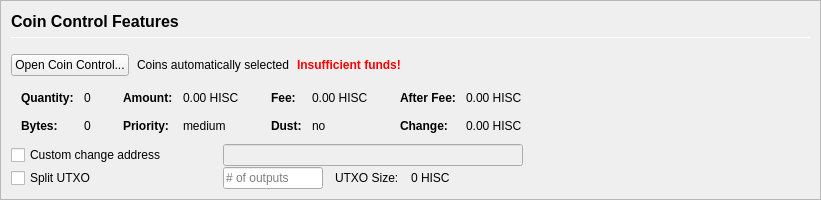
         <widget class="QFrame" name="frameCoinControl">
          <property name="sizePolicy">
           <sizepolicy hsizetype="Expanding" vsizetype="Expanding">
            <horstretch>0</horstretch>
            <verstretch>0</verstretch>
           </sizepolicy>
          </property>
          <property name="maximumSize">
           <size>
            <width>16777215</width>
            <height>16777215</height>
           </size>
          </property>
          <property name="frameShape">
           <enum>QFrame::StyledPanel</enum>
          </property>
          <property name="frameShadow">
           <enum>QFrame::Sunken</enum>
          </property>
          <layout class="QVBoxLayout" name="verticalLayoutCoinControl2">
           <property name="spacing">
            <number>0</number>
           </property>
           <property name="leftMargin">
            <number>0</number>
           </property>
           <property name="topMargin">
            <number>0</number>
           </property>
           <property name="rightMargin">
            <number>0</number>
           </property>
           <property name="bottomMargin">
            <number>0</number>
           </property>
           <item>
            <widget class="QFrame" name="frameCoinControl_BG">
             <layout class="QVBoxLayout" name="verticalLayoutCoinControl" stretch="0,0,0,0,0,0">
              <property name="spacing">
               <number>1</number>
              </property>
              <property name="leftMargin">
               <number>10</number>
              </property>
              <property name="topMargin">
               <number>10</number>
              </property>
              <item>
               <layout class="QHBoxLayout" name="horizontalLayoutCoinControl1">
                <property name="bottomMargin">
                 <number>15</number>
                </property>
                <item>
                 <layout class="QVBoxLayout" name="verticalLayout_3">
                  <property name="spacing">
                   <number>6</number>
                  </property>
                  <item>
                   <widget class="QLabel" name="labelCoinControlFeatures">
                    <property name="sizePolicy">
                     <sizepolicy hsizetype="Preferred" vsizetype="Maximum">
                      <horstretch>0</horstretch>
                      <verstretch>0</verstretch>
                     </sizepolicy>
                    </property>
                    <property name="minimumSize">
                     <size>
                      <width>0</width>
                      <height>20</height>
                     </size>
                    </property>
                    <property name="font">
                     <font>
                      <pointsize>12</pointsize>
                      <weight>75</weight>
                      <bold>true</bold>
                     </font>
                    </property>
                    <property name="styleSheet">
                     <string notr="true">font-weight:bold;</string>
                    </property>
                    <property name="text">
                     <string>Coin Control Features</string>
                    </property>
                   </widget>
                  </item>
                  <item>
                   <widget class="Line" name="line">
                    <property name="minimumSize">
                     <size>
                      <width>0</width>
                      <height>1</height>
                     </size>
                    </property>
                    <property name="maximumSize">
                     <size>
                      <width>16777215</width>
                      <height>1</height>
                     </size>
                    </property>
                    <property name="orientation">
                     <enum>Qt::Horizontal</enum>
                    </property>
                   </widget>
                  </item>
                 </layout>
                </item>
               </layout>
              </item>
              <item>
               <layout class="QHBoxLayout" name="horizontalLayoutCoinControl2" stretch="0,0,0,0">
                <property name="spacing">
                 <number>8</number>
                </property>
                <property name="bottomMargin">
                 <number>10</number>
                </property>
                <item>
                 <widget class="QPushButton" name="pushButtonCoinControl">
                  <property name="styleSheet">
                   <string notr="true"/>
                  </property>
                  <property name="text">
                   <string>Open Coin Control...</string>
                  </property>
                  <property name="autoDefault">
                   <bool>false</bool>
                  </property>
                 </widget>
                </item>
                <item>
                 <widget class="QLabel" name="labelCoinControlAutomaticallySelected">
                  <property name="text">
                   <string>Coins automatically selected</string>
                  </property>
                  <property name="margin">
                   <number>5</number>
                  </property>
                 </widget>
                </item>
                <item>
                 <widget class="QLabel" name="labelCoinControlInsuffFunds">
                  <property name="font">
                   <font>
                    <weight>75</weight>
                    <bold>true</bold>
                   </font>
                  </property>
                  <property name="styleSheet">
                   <string notr="true">color:red;font-weight:bold;</string>
                  </property>
                  <property name="text">
                   <string>Insufficient funds!</string>
                  </property>
                  <property name="margin">
                   <number>5</number>
                  </property>
                 </widget>
                </item>
                <item>
                 <spacer name="horizontalSpacerCoinControl">
                  <property name="orientation">
                   <enum>Qt::Horizontal</enum>
                  </property>
                  <property name="sizeHint" stdset="0">
                   <size>
                    <width>40</width>
                    <height>1</height>
                   </size>
                  </property>
                 </spacer>
                </item>
               </layout>
              </item>
              <item>
               <widget class="QWidget" name="widgetCoinControl" native="true">
                <property name="sizePolicy">
                 <sizepolicy hsizetype="Preferred" vsizetype="Preferred">
                  <horstretch>0</horstretch>
                  <verstretch>0</verstretch>
                 </sizepolicy>
                </property>
                <property name="minimumSize">
                 <size>
                  <width>0</width>
                  <height>0</height>
                 </size>
                </property>
                <property name="styleSheet">
                 <string notr="true"/>
                </property>
                <layout class="QHBoxLayout" name="horizontalLayoutCoinControl5">
                 <property name="leftMargin">
                  <number>0</number>
                 </property>
                 <property name="topMargin">
                  <number>0</number>
                 </property>
                 <property name="rightMargin">
                  <number>0</number>
                 </property>
                 <property name="bottomMargin">
                  <number>0</number>
                 </property>
                 <item>
                  <layout class="QHBoxLayout" name="horizontalLayoutCoinControl3" stretch="0,0,0,1">
                   <property name="spacing">
                    <number>20</number>
                   </property>
                   <property name="topMargin">
                    <number>0</number>
                   </property>
                   <property name="bottomMargin">
                    <number>10</number>
                   </property>
                   <item>
                    <layout class="QFormLayout" name="formLayoutCoinControl1">
                     <property name="horizontalSpacing">
                      <number>10</number>
                     </property>
                     <property name="verticalSpacing">
                      <number>14</number>
                     </property>
                     <property name="leftMargin">
                      <number>10</number>
                     </property>
                     <property name="topMargin">
                      <number>4</number>
                     </property>
                     <property name="rightMargin">
                      <number>6</number>
                     </property>
                     <item row="0" column="0">
                      <widget class="QLabel" name="labelCoinControlQuantityText">
                       <property name="font">
                        <font>
                         <weight>75</weight>
                         <bold>true</bold>
                        </font>
                       </property>
                       <property name="text">
                        <string>Quantity:</string>
                       </property>
                       <property name="margin">
                        <number>0</number>
                       </property>
                      </widget>
                     </item>
                     <item row="0" column="1">
                      <widget class="QLabel" name="labelCoinControlQuantity">
                       <property name="cursor">
                        <cursorShape>IBeamCursor</cursorShape>
                       </property>
                       <property name="contextMenuPolicy">
                        <enum>Qt::ActionsContextMenu</enum>
                       </property>
                       <property name="text">
                        <string notr="true">0</string>
                       </property>
                       <property name="margin">
                        <number>0</number>
                       </property>
                       <property name="textInteractionFlags">
                        <set>Qt::LinksAccessibleByMouse|Qt::TextSelectableByKeyboard|Qt::TextSelectableByMouse</set>
                       </property>
                      </widget>
                     </item>
                     <item row="1" column="0">
                      <widget class="QLabel" name="labelCoinControlBytesText">
                       <property name="font">
                        <font>
                         <weight>75</weight>
                         <bold>true</bold>
                        </font>
                       </property>
                       <property name="text">
                        <string>Bytes:</string>
                       </property>
                      </widget>
                     </item>
                     <item row="1" column="1">
                      <widget class="QLabel" name="labelCoinControlBytes">
                       <property name="cursor">
                        <cursorShape>IBeamCursor</cursorShape>
                       </property>
                       <property name="contextMenuPolicy">
                        <enum>Qt::ActionsContextMenu</enum>
                       </property>
                       <property name="text">
                        <string notr="true">0</string>
                       </property>
                       <property name="textInteractionFlags">
                        <set>Qt::LinksAccessibleByMouse|Qt::TextSelectableByKeyboard|Qt::TextSelectableByMouse</set>
                       </property>
                      </widget>
                     </item>
                    </layout>
                   </item>
                   <item>
                    <layout class="QFormLayout" name="formLayoutCoinControl2">
                     <property name="horizontalSpacing">
                      <number>10</number>
                     </property>
                     <property name="verticalSpacing">
                      <number>14</number>
                     </property>
                     <property name="leftMargin">
                      <number>6</number>
                     </property>
                     <property name="topMargin">
                      <number>4</number>
                     </property>
                     <property name="rightMargin">
                      <number>6</number>
                     </property>
                     <item row="0" column="0">
                      <widget class="QLabel" name="labelCoinControlAmountText">
                       <property name="font">
                        <font>
                         <weight>75</weight>
                         <bold>true</bold>
                        </font>
                       </property>
                       <property name="text">
                        <string>Amount:</string>
                       </property>
                       <property name="margin">
                        <number>0</number>
                       </property>
                      </widget>
                     </item>
                     <item row="0" column="1">
                      <widget class="QLabel" name="labelCoinControlAmount">
                       <property name="cursor">
                        <cursorShape>IBeamCursor</cursorShape>
                       </property>
                       <property name="contextMenuPolicy">
                        <enum>Qt::ActionsContextMenu</enum>
                       </property>
                       <property name="text">
                        <string notr="true">0.00 HISC</string>
                       </property>
                       <property name="textInteractionFlags">
                        <set>Qt::LinksAccessibleByMouse|Qt::TextSelectableByKeyboard|Qt::TextSelectableByMouse</set>
                       </property>
                      </widget>
                     </item>
                     <item row="1" column="0">
                      <widget class="QLabel" name="labelCoinControlPriorityText">
                       <property name="font">
                        <font>
                         <weight>75</weight>
                         <bold>true</bold>
                        </font>
                       </property>
                       <property name="text">
                        <string>Priority:</string>
                       </property>
                      </widget>
                     </item>
                     <item row="1" column="1">
                      <widget class="QLabel" name="labelCoinControlPriority">
                       <property name="cursor">
                        <cursorShape>IBeamCursor</cursorShape>
                       </property>
                       <property name="contextMenuPolicy">
                        <enum>Qt::ActionsContextMenu</enum>
                       </property>
                       <property name="text">
                        <string>medium</string>
                       </property>
                       <property name="textInteractionFlags">
                        <set>Qt::LinksAccessibleByMouse|Qt::TextSelectableByKeyboard|Qt::TextSelectableByMouse</set>
                       </property>
                      </widget>
                     </item>
                    </layout>
                   </item>
                   <item>
                    <layout class="QFormLayout" name="formLayoutCoinControl3">
                     <property name="horizontalSpacing">
                      <number>10</number>
                     </property>
                     <property name="verticalSpacing">
                      <number>14</number>
                     </property>
                     <property name="leftMargin">
                      <number>6</number>
                     </property>
                     <property name="topMargin">
                      <number>4</number>
                     </property>
                     <property name="rightMargin">
                      <number>6</number>
                     </property>
                     <item row="0" column="0">
                      <widget class="QLabel" name="labelCoinControlFeeText">
                       <property name="font">
                        <font>
                         <weight>75</weight>
                         <bold>true</bold>
                        </font>
                       </property>
                       <property name="text">
                        <string>Fee:</string>
                       </property>
                       <property name="margin">
                        <number>0</number>
                       </property>
                      </widget>
                     </item>
                     <item row="0" column="1">
                      <widget class="QLabel" name="labelCoinControlFee">
                       <property name="cursor">
                        <cursorShape>IBeamCursor</cursorShape>
                       </property>
                       <property name="contextMenuPolicy">
                        <enum>Qt::ActionsContextMenu</enum>
                       </property>
                       <property name="text">
                        <string notr="true">0.00 HISC</string>
                       </property>
                       <property name="textInteractionFlags">
                        <set>Qt::LinksAccessibleByMouse|Qt::TextSelectableByKeyboard|Qt::TextSelectableByMouse</set>
                       </property>
                      </widget>
                     </item>
                     <item row="1" column="0">
                      <widget class="QLabel" name="labelCoinControlLowOutputText">
                       <property name="font">
                        <font>
                         <weight>75</weight>
                         <bold>true</bold>
                        </font>
                       </property>
                       <property name="text">
                        <string>Dust:</string>
                       </property>
                      </widget>
                     </item>
                     <item row="1" column="1">
                      <widget class="QLabel" name="labelCoinControlLowOutput">
                       <property name="cursor">
                        <cursorShape>IBeamCursor</cursorShape>
                       </property>
                       <property name="contextMenuPolicy">
                        <enum>Qt::ActionsContextMenu</enum>
                       </property>
                       <property name="text">
                        <string>no</string>
                       </property>
                       <property name="textInteractionFlags">
                        <set>Qt::LinksAccessibleByMouse|Qt::TextSelectableByKeyboard|Qt::TextSelectableByMouse</set>
                       </property>
                      </widget>
                     </item>
                    </layout>
                   </item>
                   <item>
                    <layout class="QFormLayout" name="formLayoutCoinControl4">
                     <property name="horizontalSpacing">
                      <number>10</number>
                     </property>
                     <property name="verticalSpacing">
                      <number>14</number>
                     </property>
                     <property name="leftMargin">
                      <number>6</number>
                     </property>
                     <property name="topMargin">
                      <number>4</number>
                     </property>
                     <property name="rightMargin">
                      <number>6</number>
                     </property>
                     <item row="0" column="0">
                      <widget class="QLabel" name="labelCoinControlAfterFeeText">
                       <property name="font">
                        <font>
                         <weight>75</weight>
                         <bold>true</bold>
                        </font>
                       </property>
                       <property name="text">
                        <string>After Fee:</string>
                       </property>
                       <property name="margin">
                        <number>0</number>
                       </property>
                      </widget>
                     </item>
                     <item row="0" column="1">
                      <widget class="QLabel" name="labelCoinControlAfterFee">
                       <property name="cursor">
                        <cursorShape>IBeamCursor</cursorShape>
                       </property>
                       <property name="contextMenuPolicy">
                        <enum>Qt::ActionsContextMenu</enum>
                       </property>
                       <property name="text">
                        <string notr="true">0.00 HISC</string>
                       </property>
                       <property name="textInteractionFlags">
                        <set>Qt::LinksAccessibleByMouse|Qt::TextSelectableByKeyboard|Qt::TextSelectableByMouse</set>
                       </property>
                      </widget>
                     </item>
                     <item row="1" column="0">
                      <widget class="QLabel" name="labelCoinControlChangeText">
                       <property name="font">
                        <font>
                         <weight>75</weight>
                         <bold>true</bold>
                        </font>
                       </property>
                       <property name="text">
                        <string>Change:</string>
                       </property>
                      </widget>
                     </item>
                     <item row="1" column="1">
                      <widget class="QLabel" name="labelCoinControlChange">
                       <property name="cursor">
                        <cursorShape>IBeamCursor</cursorShape>
                       </property>
                       <property name="contextMenuPolicy">
                        <enum>Qt::ActionsContextMenu</enum>
                       </property>
                       <property name="text">
                        <string notr="true">0.00 HISC</string>
                       </property>
                       <property name="textInteractionFlags">
                        <set>Qt::LinksAccessibleByMouse|Qt::TextSelectableByKeyboard|Qt::TextSelectableByMouse</set>
                       </property>
                      </widget>
                     </item>
                    </layout>
                   </item>
                  </layout>
                 </item>
                </layout>
               </widget>
              </item>
              <item>
               <layout class="QHBoxLayout" name="horizontalLayoutCoinControl4">
                <property name="spacing">
                 <number>12</number>
                </property>
                <property name="sizeConstraint">
                 <enum>QLayout::SetDefaultConstraint</enum>
                </property>
                <property name="topMargin">
                 <number>0</number>
                </property>
                <property name="rightMargin">
                 <number>0</number>
                </property>
                <item>
                 <widget class="QCheckBox" name="checkBoxCoinControlChange">
                  <property name="sizePolicy">
                   <sizepolicy hsizetype="Preferred" vsizetype="Preferred">
                    <horstretch>0</horstretch>
                    <verstretch>0</verstretch>
                   </sizepolicy>
                  </property>
                  <property name="minimumSize">
                   <size>
                    <width>200</width>
                    <height>0</height>
                   </size>
                  </property>
                  <property name="maximumSize">
                   <size>
                    <width>200</width>
                    <height>16777215</height>
                   </size>
                  </property>
                  <property name="toolTip">
                   <string>If this is activated, but the change address is empty or invalid, change will be sent to a newly generated address.</string>
                  </property>
                  <property name="text">
                   <string>Custom change address</string>
                  </property>
                 </widget>
                </item>
                <item>
                 <widget class="QValidatedLineEdit" name="lineEditCoinControlChange">
                  <property name="enabled">
                   <bool>false</bool>
                  </property>
                  <property name="sizePolicy">
                   <sizepolicy hsizetype="Preferred" vsizetype="Preferred">
                    <horstretch>0</horstretch>
                    <verstretch>0</verstretch>
                   </sizepolicy>
                  </property>
                  <property name="minimumSize">
                   <size>
                    <width>300</width>
                    <height>0</height>
                   </size>
                  </property>
                 </widget>
                </item>
                <item>
                 <widget class="QLabel" name="labelCoinControlChangeLabel">
                  <property name="sizePolicy">
                   <sizepolicy hsizetype="Preferred" vsizetype="Preferred">
                    <horstretch>0</horstretch>
                    <verstretch>0</verstretch>
                   </sizepolicy>
                  </property>
                  <property name="minimumSize">
                   <size>
                    <width>100</width>
                    <height>0</height>
                   </size>
                  </property>
                  <property name="text">
                   <string/>
                  </property>
                  <property name="margin">
                   <number>3</number>
                  </property>
                 </widget>
                </item>
               </layout>
              </item>
              <item>
               <layout class="QHBoxLayout" name="horizontalLayoutCoinControl6">
                <property name="spacing">
                 <number>12</number>
                </property>
                <property name="rightMargin">
                 <number>0</number>
                </property>
                <item>
                 <widget class="QCheckBox" name="splitBlockCheckBox">
                  <property name="sizePolicy">
                   <sizepolicy hsizetype="Preferred" vsizetype="Preferred">
                    <horstretch>0</horstretch>
                    <verstretch>0</verstretch>
                   </sizepolicy>
                  </property>
                  <property name="minimumSize">
                   <size>
                    <width>200</width>
                    <height>0</height>
                   </size>
                  </property>
                  <property name="maximumSize">
                   <size>
                    <width>200</width>
                    <height>16777215</height>
                   </size>
                  </property>
                  <property name="text">
                   <string>Split UTXO</string>
                  </property>
                 </widget>
                </item>
                <item>
                 <widget class="QLineEdit" name="splitBlockLineEdit">
                  <property name="sizePolicy">
                   <sizepolicy hsizetype="Preferred" vsizetype="Preferred">
                    <horstretch>50</horstretch>
                    <verstretch>0</verstretch>
                   </sizepolicy>
                  </property>
                  <property name="minimumSize">
                   <size>
                    <width>100</width>
                    <height>0</height>
                   </size>
                  </property>
                  <property name="maximumSize">
                   <size>
                    <width>100</width>
                    <height>16777215</height>
                   </size>
                  </property>
                  <property name="placeholderText">
                   <string># of outputs</string>
                  </property>
                 </widget>
                </item>
                <item>
                 <widget class="QLabel" name="labelBlockSizeText">
                  <property name="text">
                   <string>UTXO Size:</string>
                  </property>
                 </widget>
                </item>
                <item>
                 <widget class="QLabel" name="labelBlockSize">
                  <property name="text">
                   <string>0 HISC</string>
                  </property>
                 </widget>
                </item>
                <item>
                 <spacer name="horizontalSpacer_7">
                  <property name="orientation">
                   <enum>Qt::Horizontal</enum>
                  </property>
                  <property name="sizeHint" stdset="0">
                   <size>
                    <width>40</width>
                    <height>20</height>
                   </size>
                  </property>
                 </spacer>
                </item>
               </layout>
              </item>
              <item>
               <spacer name="verticalSpacerCoinControl">
                <property name="orientation">
                 <enum>Qt::Vertical</enum>
                </property>
                <property name="sizeHint" stdset="0">
                 <size>
                  <width>800</width>
                  <height>1</height>
                 </size>
                </property>
               </spacer>
              </item>
             </layout>
            </widget>
           </item>
          </layout>
         </widget>
